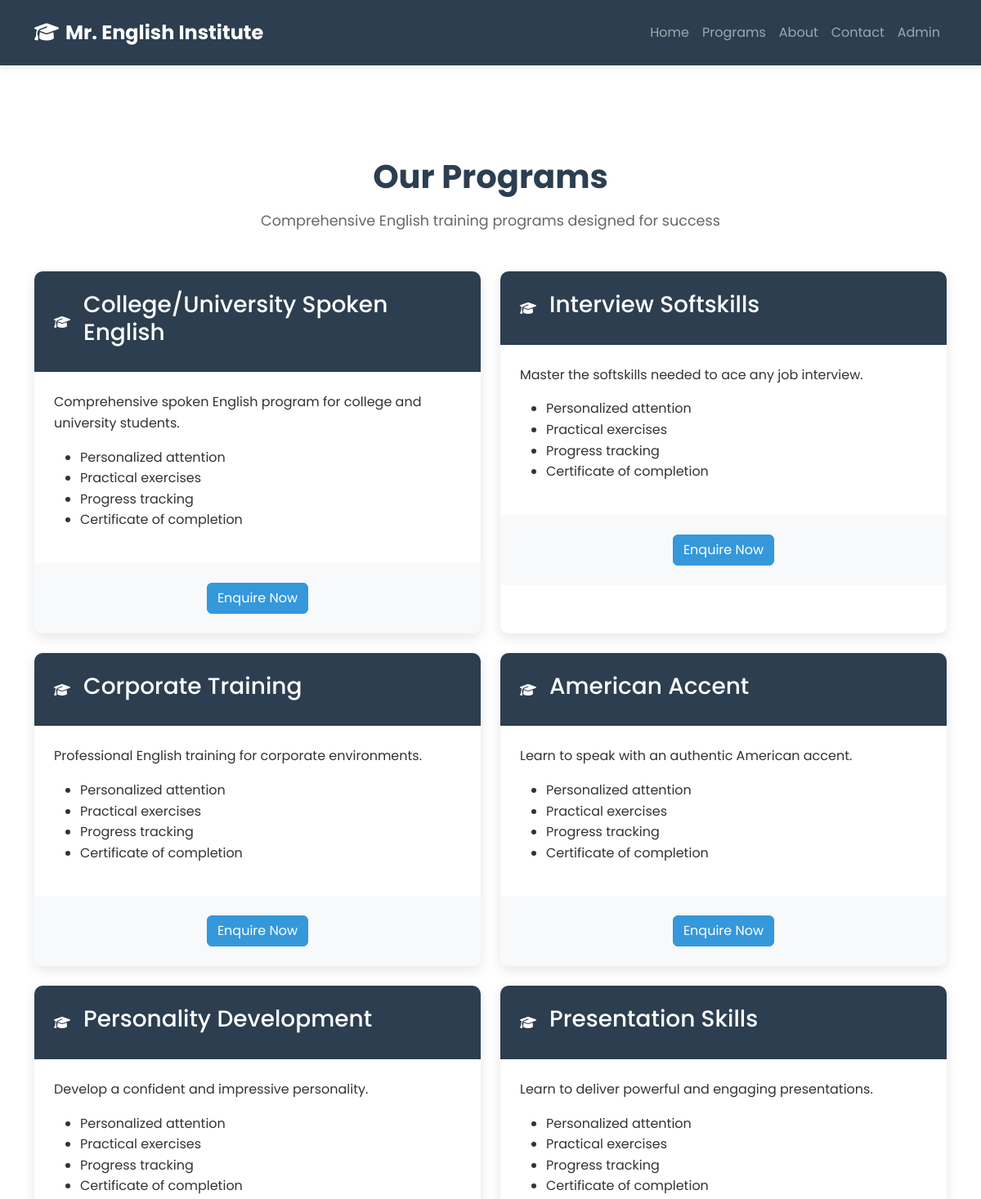
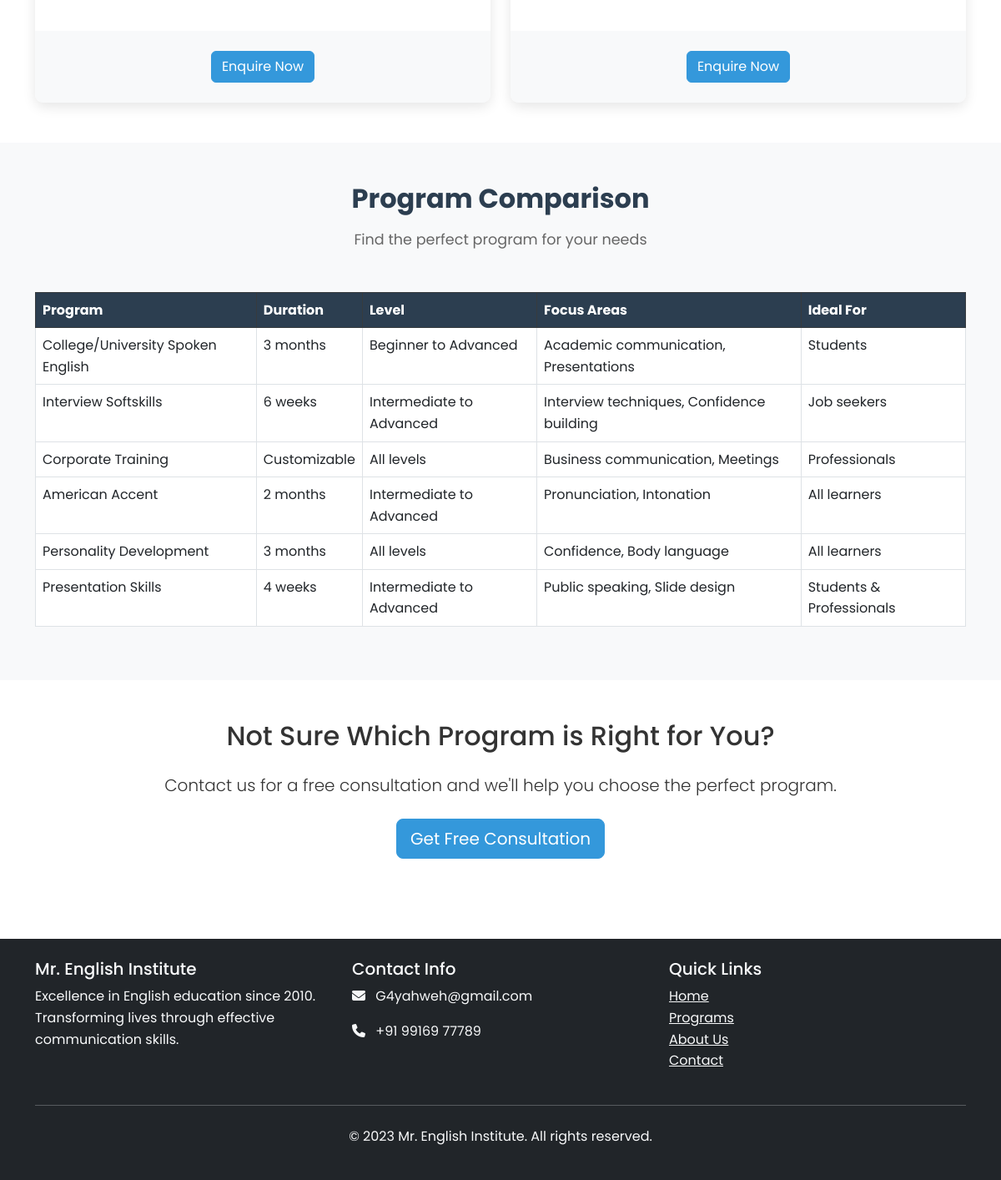
Page /programs on the committed database (2 pictures, top to bottom).
### models.py (models this page shows)
class Program(db.Model):
    id = db.Column(db.Integer, primary_key=True)
    name = db.Column(db.String(100), nullable=False)
    description = db.Column(db.Text, nullable=True)
    enquiries = db.relationship('Enquiry', backref='program', lazy=True)

### app.py (the view)
@app.route('/programs')
def programs():
    programs = Program.query.all()
    return render_template('programs.html', programs=programs)

### templates/programs.html
{% extends "base.html" %}
{% block content %}
<section class="py-5 mt-5">
    <div class="container">
        <div class="text-center mb-5">
            <h1 class="section-title">Our Programs</h1>
            <p class="section-subtitle">Comprehensive English training programs designed for success</p>
        </div>
        <div class="row g-4">
            {% for program in programs %}
            <div class="col-lg-6">
                <div class="program-detail-card">
                    <div class="program-header">
                        <i class="fas fa-graduation-cap"></i>
                        <h3>{{ program.name }}</h3>
                    </div>
                    <div class="program-body">
                        <p>{{ program.description }}</p>
                        <ul>
                            <li>Personalized attention</li>
                            <li>Practical exercises</li>
                            <li>Progress tracking</li>
                            <li>Certificate of completion</li>
                        </ul>
                    </div>
                    <div class="program-footer">
                        <a href="{{ url_for('contact') }}?program={{ program.id }}" class="btn btn-primary">Enquire Now</a>
                    </div>
                </div>
            </div>
            {% endfor %}
        </div>
    </div>
</section>
<section class="py-5 bg-light">
    <div class="container">
        <div class="text-center mb-5">
            <h2 class="section-title">Program Comparison</h2>
            <p class="section-subtitle">Find the perfect program for your needs</p>
        </div>
        <div class="table-responsive">
            <table class="table table-bordered table-hover">
                <thead class="table-dark">
                    <tr>
                        <th>Program</th>
                        <th>Duration</th>
                        <th>Level</th>
                        <th>Focus Areas</th>
                        <th>Ideal For</th>
                    </tr>
                </thead>
                <tbody>
                    <tr>
                        <td>College/University Spoken English</td>
                        <td>3 months</td>
                        <td>Beginner to Advanced</td>
                        <td>Academic communication, Presentations</td>
                        <td>Students</td>
                    </tr>
                    <tr>
                        <td>Interview Softskills</td>
                        <td>6 weeks</td>
                        <td>Intermediate to Advanced</td>
                        <td>Interview techniques, Confidence building</td>
                        <td>Job seekers</td>
                    </tr>
                    <tr>
                        <td>Corporate Training</td>
                        <td>Customizable</td>
                        <td>All levels</td>
                        <td>Business communication, Meetings</td>
                        <td>Professionals</td>
                    </tr>
                    <tr>
                        <td>American Accent</td>
                        <td>2 months</td>
                        <td>Intermediate to Advanced</td>
                        <td>Pronunciation, Intonation</td>
                        <td>All learners</td>
                    </tr>
                    <tr>
                        <td>Personality Development</td>
                        <td>3 months</td>
                        <td>All levels</td>
                        <td>Confidence, Body language</td>
                        <td>All learners</td>
                    </tr>
                    <tr>
                        <td>Presentation Skills</td>
                        <td>4 weeks</td>
                        <td>Intermediate to Advanced</td>
                        <td>Public speaking, Slide design</td>
                        <td>Students & Professionals</td>
                    </tr>
                </tbody>
            </table>
        </div>
    </div>
</section>
<section class="py-5">
    <div class="container text-center">
        <h2 class="mb-4">Not Sure Which Program is Right for You?</h2>
        <p class="lead mb-4">Contact us for a free consultation and we'll help you choose the perfect program.</p>
        <a href="{{ url_for('contact') }}" class="btn btn-primary btn-lg">Get Free Consultation</a>
    </div>
</section>
{% endblock %}

### templates/base.html (shortened to what this page needs)
<!DOCTYPE html>
<html lang="en">
<head>
    <link href="https://cdn.jsdelivr.net/npm/bootstrap@5.3.0/dist/css/bootstrap.min.css" rel="stylesheet">
    <link rel="stylesheet" href="https://cdnjs.cloudflare.com/ajax/libs/font-awesome/6.4.0/css/all.min.css">
    <link rel="stylesheet" href="{{ url_for('static', filename='css/style.css') }}">
</head>
<body>
    <nav class="navbar navbar-expand-lg navbar-dark fixed-top">
        <div class="container">
            <a class="navbar-brand" href="{{ url_for('index') }}">
                <i class="fas fa-graduation-cap me-2"></i>Mr. English Institute
            </a>
            <div class="collapse navbar-collapse" id="navbarNav">
                <ul class="navbar-nav ms-auto">
                    <li class="nav-item">
                        <a class="nav-link" href="{{ url_for('index') }}">Home</a>
                    </li>
                    <li class="nav-item">
                        <a class="nav-link" href="{{ url_for('programs') }}">Programs</a>
                    </li>
                    <li class="nav-item">
                        <a class="nav-link" href="{{ url_for('about') }}">About</a>
                    </li>
                    <li class="nav-item">
                        <a class="nav-link" href="{{ url_for('contact') }}">Contact</a>
                    </li>
                    {% if session.get('admin_logged_in') %}
                    <li class="nav-item">
                        <a class="nav-link" href="{{ url_for('admin_dashboard') }}">Dashboard</a>
                    </li>
                    <li class="nav-item">
                        <a class="nav-link" href="{{ url_for('admin_logout') }}">Logout</a>
                    </li>
                    {% else %}
                    <li class="nav-item">
                        <a class="nav-link" href="{{ url_for('admin_login') }}">Admin</a>
                    </li>
                    {% endif %}
                </ul>
            </div>
        </div>
    </nav>
    <div class="container mt-5 pt-5">
    </div>
    {% block content %}{% endblock %}
    <footer class="bg-dark text-light py-4 mt-5">
        <div class="container">
            <div class="row">
                <div class="col-md-4">
                    <h5>Mr. English Institute</h5>
                    <p>Excellence in English education since 2010. Transforming lives through effective communication skills.</p>
                </div>
                <div class="col-md-4">
                    <h5>Contact Info</h5>
                    <p><i class="fas fa-envelope me-2"></i> G4yahweh@gmail.com</p>
                    <p><i class="fas fa-phone me-2"></i> +91 99169 77789</p>
                </div>
                <div class="col-md-4">
                    <h5>Quick Links</h5>
                    <ul class="list-unstyled">
                        <li><a href="{{ url_for('index') }}" class="text-light">Home</a></li>
                        <li><a href="{{ url_for('programs') }}" class="text-light">Programs</a></li>
                        <li><a href="{{ url_for('about') }}" class="text-light">About Us</a></li>
                        <li><a href="{{ url_for('contact') }}" class="text-light">Contact</a></li>
                    </ul>
                </div>
            </div>
            <hr class="my-4">
            <div class="text-center">
                <p>&copy; 2023 Mr. English Institute. All rights reserved.</p>
            </div>
        </div>
    </footer>
</body>
</html>

### static/css/style.css (style rules this page uses)
:root { --primary-color: #2c3e50; --secondary-color: #3498db; --accent-color: #e74c3c; --light-color: #ecf0f1; --dark-color: #2c3e50; }
* { margin: 0; padding: 0; box-sizing: border-box; }
body { font-family: 'Poppins', sans-serif; line-height: 1.6; color: #333; }
.navbar { background-color: var(--primary-color) !important; padding: 1rem 0; box-shadow: 0 2px 10px rgba(0,0,0,0.1); }
.navbar-brand { font-weight: 700; font-size: 1.5rem; }
.section-title { font-weight: 700; color: var(--primary-color); margin-bottom: 1rem; }
.section-subtitle { color: #666; font-size: 1.1rem; }
.program-detail-card { background: white; border-radius: 10px; box-shadow: 0 5px 15px rgba(0,0,0,0.1); overflow: hidden; height: 100%; }
.program-header { background: var(--primary-color); color: white; padding: 1.5rem; display: flex; align-items: center; gap: 1rem; }
.program-body { padding: 1.5rem; }
.program-footer { padding: 1.5rem; background: #f8f9fa; text-align: center; }
.btn-primary { background-color: var(--secondary-color); border-color: var(--secondary-color); }
.table th { background-color: var(--primary-color); color: white; }

### rows in the picture
Program: name "College/University Spoken English", description "Comprehensive spoken English program for college and university students."
Program: name "Interview Softskills", description "Master the softskills needed to ace any job interview."
Program: name "Corporate Training", description "Professional English training for corporate environments."
Program: name "American Accent", description "Learn to speak with an authentic American accent."
Program: name "Personality Development", description "Develop a confident and impressive personality."
Program: name "Presentation Skills", description "Learn to deliver powerful and engaging presentations."
